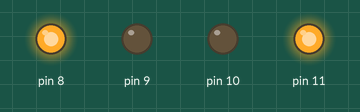
A sketch run on a simulated Arduino Uno, built with avr-gcc and run on an emulated ATmega328P. Parts: output pins drawn as LEDs (lit = HIGH).

Above: at 0.1 s.
Timing chart, 0 to 1.6 s (numbered marks = the images above):
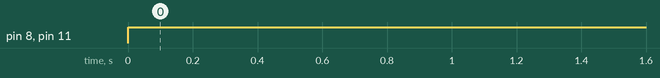

The sketch:

DC_Motor1.ino
```cpp
void setup() {
  // put your setup code here, to run once:

  pinMode(8,OUTPUT);
  pinMode(9,OUTPUT);
  pinMode(10,OUTPUT);
  pinMode(11,OUTPUT);

}

void loop() {
  // put your main code here, to run repeatedly:

  digitalWrite(8,HIGH);
  digitalWrite(9,LOW);//clock wise direction


  //delay(1000);

  digitalWrite(10,LOW);
  digitalWrite(11,HIGH);//anticlock wise direction
  //delay(1000);


}
```

Measured:
- by itself, pin 8, pin 11: LOW → HIGH at 0.00 s
